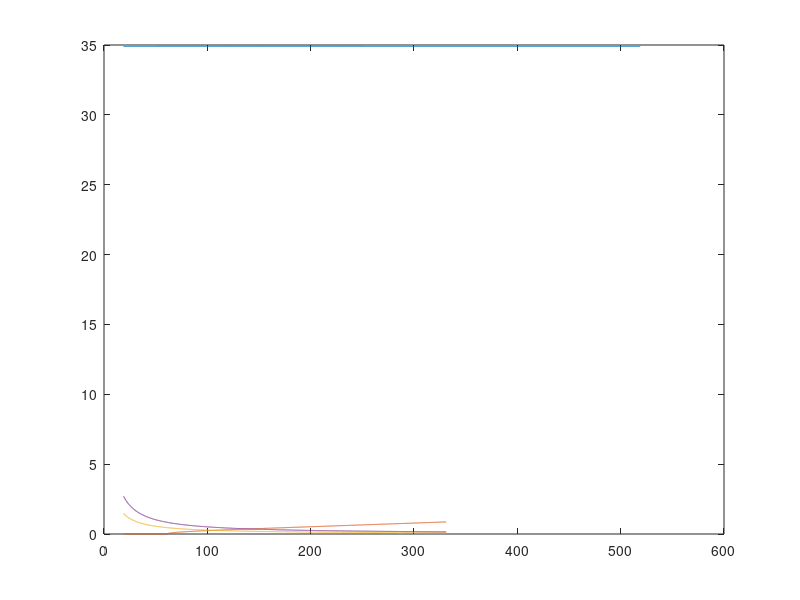

Write MATLAB code to recreate this figure.
clear
clc

TSL=9000;
L=-6.5;
k=0.041;
rho = 1.2256;
WE = 73500*9.81;
s = 122.4;
CD0 = 0.024;
Clmax1=2.56;
Clmax2=-2.14;
mach=0.75;
AE=0.5*rho*s*CD0;
BE=2*k*WE^2/rho*s;
Thm=240000;
nmax1=3;%structure
nmax2=Thm/(WE*2*sqrt(k*CD0));%sustain
%%calculation%%
I=zeros(3,3123);
CHI=zeros(4,3123);
Vmin=18.85;
Vmax=330.15;
for n=1:5000
    I(1,n)=Vmin+0.1*n;
    I(2,n)=0.5*rho*(I(1,n))^2;
    CHI(1,n)=(9.81/sqrt(2*I(2,n)/rho))*sqrt(((s^2*(I(2,n)^2)/(k*WE^2))*((Thm/I(2,n)*s)-CD0))-1);%thrust
    CHI(2,n)=(9.81/I(1,n))*sqrt(((s^2*(I(2,n))^2*(Clmax1)^2)/(WE^2))-1);%CL
    CHI(3,n)=(9.81/I(1,n))*(sqrt(nmax1^2-1));%structure
    CHI(4,n)=(9.81/I(1,n))*(sqrt(nmax2^2-1));%sustain
end
plot(I(1,1:5000),CHI(1,1:5000))
hold on
plot(I(1,1:3123),CHI(2,1:3123))
hold on
plot(I(1,1:3123),CHI(3,1:3123))
hold on
plot(I(1,1:3123),CHI(4,1:3123))


